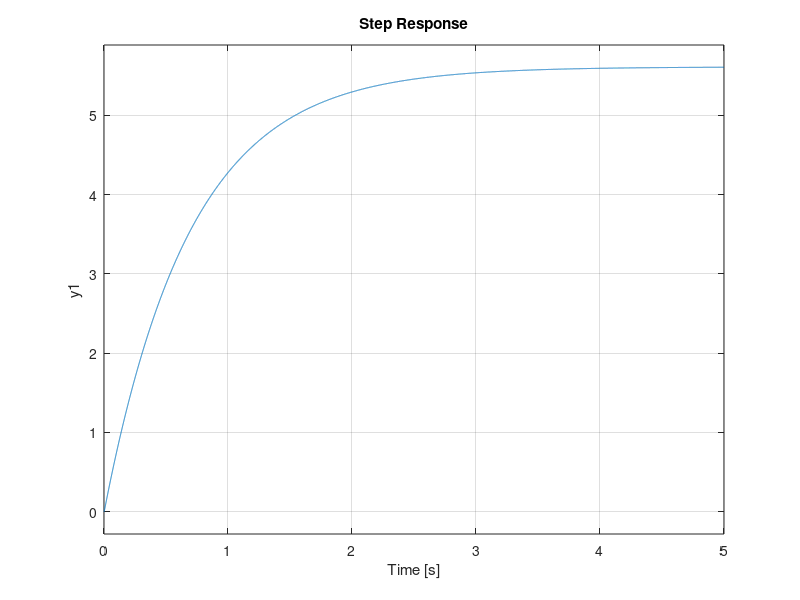

Here is the MATLAB script that generated this plot:
b = 0.000135;
J = 0.08586328125;
kt= 0.7614;
R = 1.1;
L = 1.55e-3;
kb = 0.178;

Kp1 = 3.5;
Ki1 = 30.2;
Kaw1 = Ki1;

Kp2 = 2.00174495936295;
Ki2 = 1904.96918720126;
Kaw2 = Ki2;

A = [-R/L -kb/L; kt/J -b/J  ];
B = [1.0/L;0];
C = [0,1];
D = 0;
sys = ss(A,B,C,D)

step(sys)

Ts = 0.0001;

sys_tf = tf(sys)
sys_d = c2d( sys, Ts, 'foh' )
